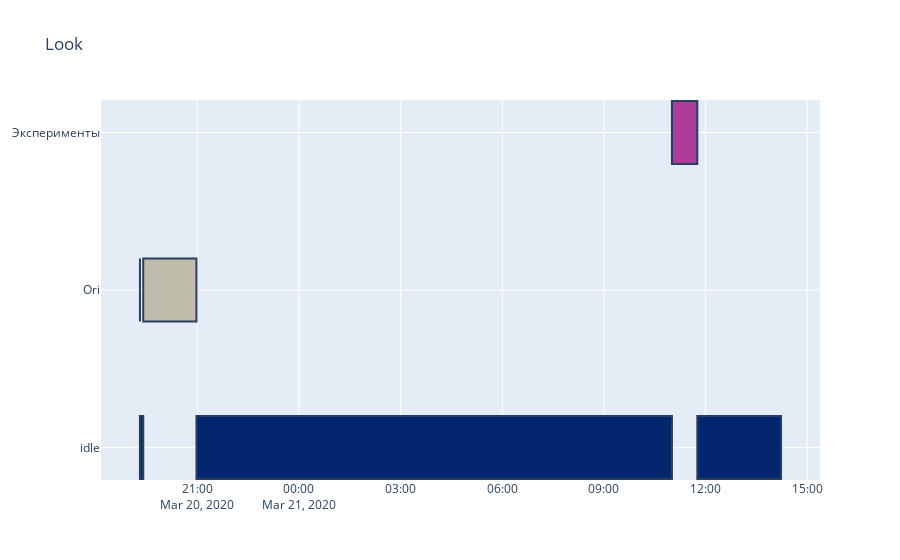

This figure's notebook cell:
### Code cell
logger.plot()

### Figure 1 — Plotly figure (JSON) as saved in the notebook; plotly's stock layout.template omitted (floating-point values rounded to 4 significant figures)
{"data": [{"marker": {"color": "rgb(3, 38, 111)", "size": 1}, "mode": "markers", "name": "idle", "type": "scatter", "x": ["2020-03-20T19:18:16.718814", "2020-03-20T19:18:17.699155", "2020-03-20T19:18:17.990761", "2020-03-20T19:24:06.721636", "2020-03-20T20:58:21.965456", "2020-03-21T11:00:37.846143", "2020-03-21T11:45:33.374218", "2020-03-21T14:13:53.798451"], "y": [0, 0, 0, 0, 0, 0, 0, 0]}, {"marker": {"color": "rgb(190, 188, 170)", "size": 1}, "mode": "markers", "name": "Ori", "type": "scatter", "x": ["2020-03-20T19:18:17.702957", "2020-03-20T19:18:17.986907", "2020-03-20T19:24:06.724954", "2020-03-20T20:58:21.961462"], "y": [1, 1, 1, 1]}, {"marker": {"color": "rgb(173, 60, 155)", "size": 1}, "mode": "markers", "name": "Эксперименты", "type": "scatter", "x": ["2020-03-21T11:00:37.850872", "2020-03-21T11:45:33.358327"], "y": [2, 2]}], "layout": {"autosize": true, "hovermode": "closest", "shapes": [{"fillcolor": "rgb(3, 38, 111)", "opacity": 1, "type": "rect", "x0": "2020-03-20T19:18:16.718814", "x1": "2020-03-20T19:18:17.699155", "xref": "x", "y0": -0.2, "y1": 0.2, "yref": "y"}, {"fillcolor": "rgb(3, 38, 111)", "opacity": 1, "type": "rect", "x0": "2020-03-20T19:18:17.990761", "x1": "2020-03-20T19:24:06.721636", "xref": "x", "y0": -0.2, "y1": 0.2, "yref": "y"}, {"fillcolor": "rgb(3, 38, 111)", "opacity": 1, "type": "rect", "x0": "2020-03-20T20:58:21.965456", "x1": "2020-03-21T11:00:37.846143", "xref": "x", "y0": -0.2, "y1": 0.2, "yref": "y"}, {"fillcolor": "rgb(3, 38, 111)", "opacity": 1, "type": "rect", "x0": "2020-03-21T11:45:33.374218", "x1": "2020-03-21T14:13:53.798694", "xref": "x", "y0": -0.2, "y1": 0.2, "yref": "y"}, {"fillcolor": "rgb(190, 188, 170)", "opacity": 1, "type": "rect", "x0": "2020-03-20T19:18:17.702957", "x1": "2020-03-20T19:18:17.986907", "xref": "x", "y0": 0.8, "y1": 1.2, "yref": "y"}, {"fillcolor": "rgb(190, 188, 170)", "opacity": 1, "type": "rect", "x0": "2020-03-20T19:24:06.724954", "x1": "2020-03-20T20:58:21.961462", "xref": "x", "y0": 0.8, "y1": 1.2, "yref": "y"}, {"fillcolor": "rgb(173, 60, 155)", "opacity": 1, "type": "rect", "x0": "2020-03-21T11:00:37.850872", "x1": "2020-03-21T11:45:33.358327", "xref": "x", "y0": 1.8, "y1": 2.2, "yref": "y"}], "showlegend": false, "title": {"text": "Look"}, "xaxis": {"autorange": true, "range": ["2020-03-20 18:09:51.2077", "2020-03-21 15:22:19.3096"], "type": "date"}, "yaxis": {"autorange": true, "range": [-0.209, 2.209], "showgrid": true, "ticktext": ["idle", "Ori", "Эксперименты"], "tickvals": [0, 1, 2], "type": "linear", "zeroline": false}}}
